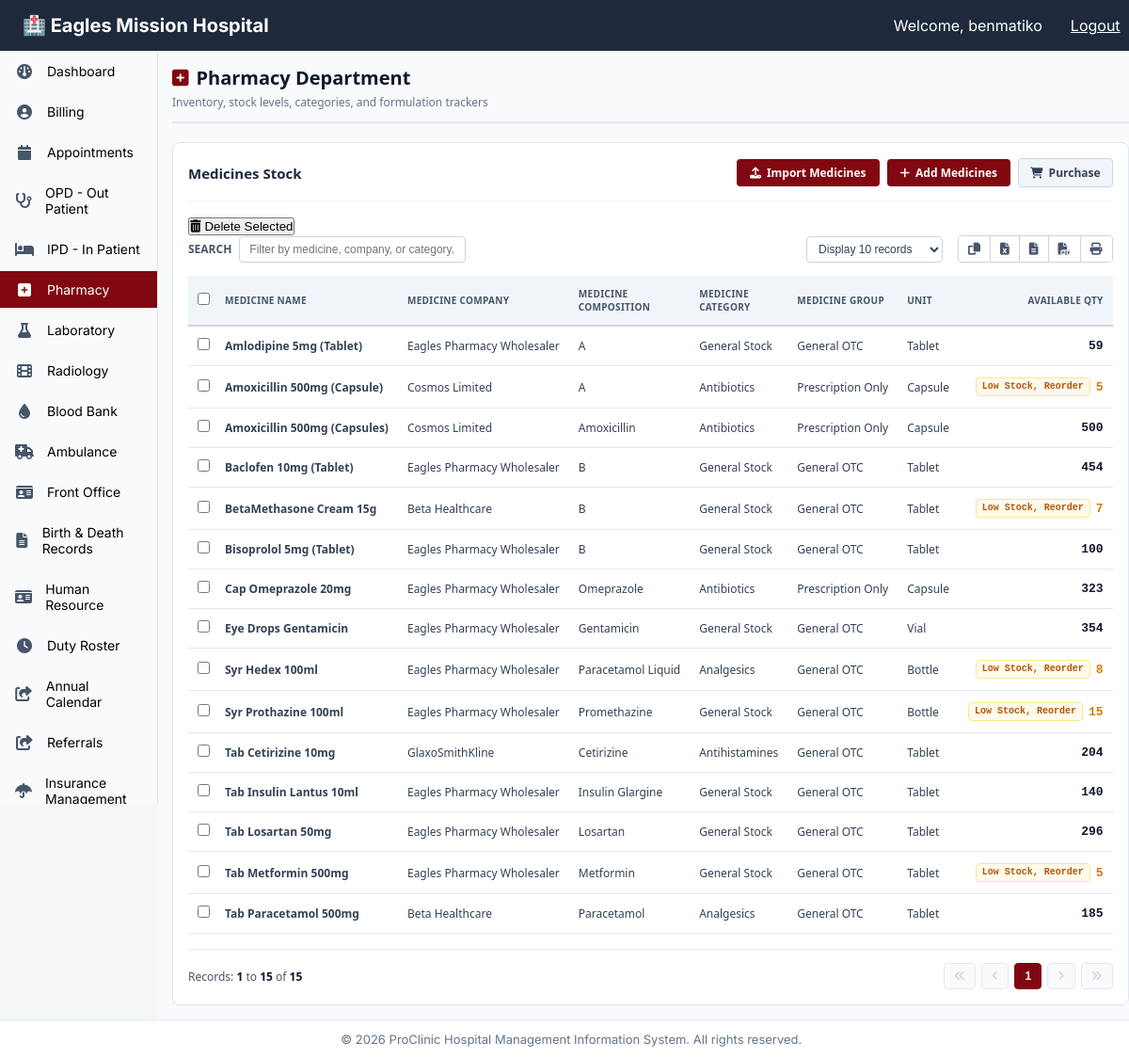
/pharmacy/medicines/ (signed in), run on an earlier commit of the app's database.
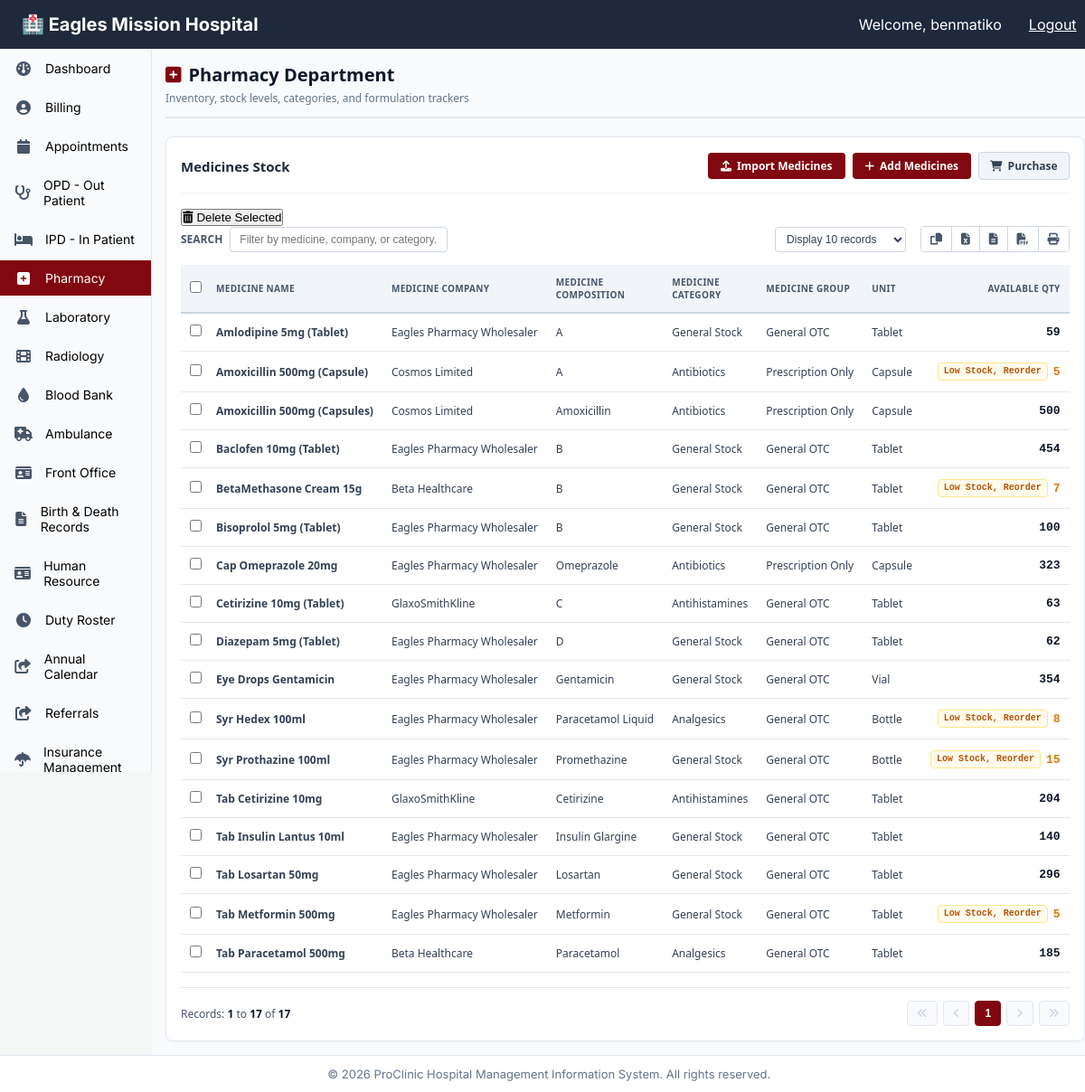
And on a later commit of the database.
### pharmacy/models.py (models this page shows, shortened)
class Stock(models.Model):
    medicine = models.ForeignKey(Medicine, on_delete=models.PROTECT, related_name='stock_items', null=True, blank=True)
    item_name = models.CharField(max_length=200, db_index=True)
    generic_name = models.CharField(max_length=200, blank=True, null=True)
    batch_number = models.CharField(max_length=100, blank=True, null=True)
    quantity_in_stock = models.PositiveIntegerField(default=0)
    reorder_level = models.PositiveIntegerField(default=10, help_text="Alert threshold to restock item")
    buying_price = models.DecimalField(max_digits=10, decimal_places=2, help_text="Cost price per unit", default=0.00)
    selling_price = models.DecimalField(max_digits=10, decimal_places=2, help_text="Retail billing charge per unit", default=0.00)
    expiry_date = models.DateField(db_index=True)
    created_at = models.DateTimeField(auto_now_add=True)
    updated_at = models.DateTimeField(auto_now=True)
    class Meta:
        ordering = ['item_name']
        verbose_name_plural = "Stock Inventory"
    @property
    def needs_restock(self):
        return self.quantity_in_stock <= self.reorder_level
    @property
    def is_out_of_stock(self):
        return self.quantity_in_stock <= 0
    @property
    def company_name(self):
        name_lower = self.item_name.lower()
        if "beta" in name_lower or "paracetamol" in name_lower:
            return "Beta Healthcare"
        elif "cosmos" in name_lower or "amoxicillin" in name_lower:
            return "Cosmos Limited"
        elif "gsk" in name_lower or "cetirizine" in name_lower or "glaxo" in name_lower:
            return "GlaxoSmithKline"
        return "Eagles Pharmacy Wholesaler"
    @property
    def category(self):
        name_lower = self.item_name.lower()
        if "amox" in name_lower or "cap" in name_lower:
            return "Antibiotics"
        elif "para" in name_lower or "hedex" in name_lower:
            return "Analgesics"
        elif "cetirizine" in name_lower:
            return "Antihistamines"
        return "General Stock"
    @property
    def group(self):
        if self.category == "Antibiotics":
            return "Prescription Only"
        return "General OTC"
    @property
    def unit_type(self):
        name_lower = self.item_name.lower()
        if "syr" in name_lower or "susp" in name_lower or "liquid" in name_lower:
            return "Bottle"
        elif "cap" in name_lower:
            return "Capsule"
        elif "drops" in name_lower:
            return "Vial"
        return "Tablet"

### pharmacy/views.py (the view)
# urls.py: path('medicines/', views.pharmacy_medicines_view, name='pharmacymedicines'),
@login_required
def pharmacy_medicines_view(request):
    medicines = Stock.objects.select_related('medicine').all().order_by('item_name')
    return render(request, 'pharmacy/pharmacymedicines.html', {'medicines': medicines})

### pharmacy/templates/pharmacy/pharmacymedicines.html (shortened to what the changed rows need)
{% extends "base.html" %}
{% block content %}
<div class="pharmacy-container-layout">
  <div class="pharmacy-panel-header">
    <div class="panel-title-group">
      <h1><i class="fa fa-plus-square"></i> Pharmacy Department</h1>
    </div>
  </div>
  <div class="pharmacy-billing-section">
    <div class="ledger-action-row">
      <h2>Medicines Stock</h2>
    </div>
    <div class="table-fixed-container">
      <table class="hms-table hms-billing-log-table">
        <thead>
          <tr>
            <th><input type="checkbox" id="selectAllLedgers"></th>
            <th>Medicine Name</th>
            <th>Medicine Company</th>
            <th>Medicine Composition</th>
            <th>Medicine Category</th>
            <th>Medicine Group</th>
            <th>Unit</th>
            <th class="text-right">Available Qty</th>
          </tr>
        </thead>
        <tbody>
          {% for medicine in medicines %}
          <tr>
            <td class="checkbox-fit-cell"><input type="checkbox" class="ledger-checkbox" value="MED-{{ medicine.id }}"></td>
            <td><strong>{{ medicine.item_name }}</strong></td>
            <td>{{ medicine.company_name }}</td>
            <td>{{ medicine.generic_name|default:"—" }}</td>
            <td>{{ medicine.category }}</td>
            <td>{{ medicine.group }}</td>
            <td>{{ medicine.unit_type }}</td>
            <td class="text-right qty-bold balance-cell">
              <div class="stock-level-display">
                {% if medicine.is_out_of_stock %}
                  <span class="badge-status-alert status-reorder-critical">Out of Stock, Reorder</span>
                  <span class="qty-count-zero">0</span>
                {% elif medicine.needs_restock %}
                  <span class="badge-status-alert status-reorder">Low Stock, Reorder</span>
                  <span class="qty-count-warning">{{ medicine.quantity_in_stock }}</span>
                {% else %}
                  <span class="qty-count-optimal">{{ medicine.quantity_in_stock }}</span>
                {% endif %}
              </div>
            </td>
          </tr>
          {% empty %}
          <tr>
            <td colspan="8" class="empty-table-placeholder">
              No medicine inventory stock logs located in the database room sheets.
            </td>
          </tr>
          {% endfor %}
        </tbody>
      </table>
    </div>
    <div class="ledger-pagination-row">
      <div class="pagination-counter-info">
        Records: <strong>1</strong> to <strong>{{ medicines.count }}</strong> of <strong>{{ medicines.count }}</strong>
      </div>
    </div>
  </div>
</div>
{% endblock %}

What changed in the data, as far as the page shows it:
added Stock: item_name "Cetirizine 10mg (Tablet)", company_name "GlaxoSmithKline", generic_name "C", category "Antihistamines", group "General OTC", unit_type "Tablet", quantity_in_stock "63"
added Stock: item_name "Diazepam 5mg (Tablet)", company_name "Eagles Pharmacy Wholesaler", generic_name "D", category "General Stock", group "General OTC", unit_type "Tablet", quantity_in_stock "62"
Also different on the page:
{{ medicines.count }}: "15" → "17"
